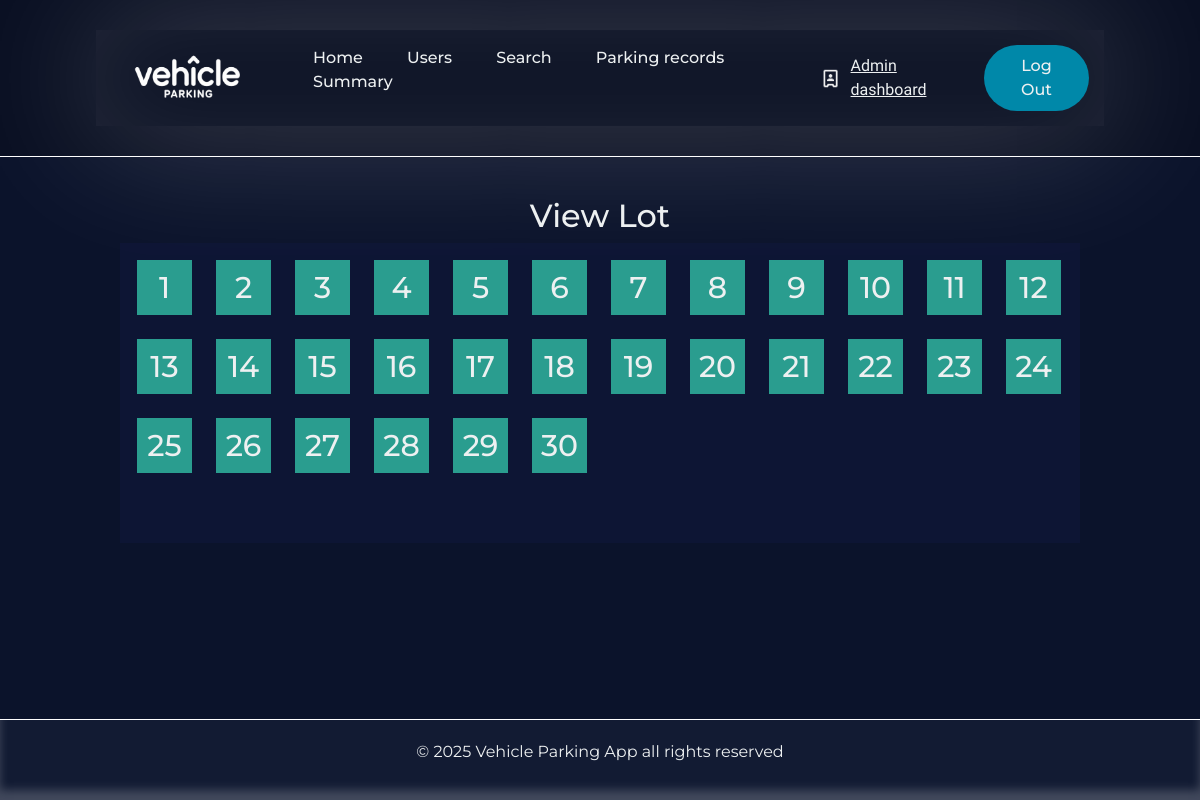
Screenshot of /view-parking-lot/1 with the database file from the repository.
### Application/models.py (models this page shows)
class Parkingspots(db.Model):
    __tablename__='parking_spots'
    id=db.Column(db.Integer,primary_key=True)
    lot_id=db.Column(db.Integer,db.ForeignKey('parking_lot.id'),nullable=False)
    spot_number=db.Column(db.Integer,nullable=False)
    status=db.Column(db.String(20),default='Available',nullable=False) # A= Available,O=Occupied
    record=db.relationship('Parkingrecords',backref='spot',lazy=True)

### Application/controllers.py (the view)
@app.route('/view-parking-lot/<int:lot_id>',methods=['GET','POST'])
def view_lot(lot_id):
    parking_spots=Parkingspots.query.filter_by(lot_id=lot_id).all()
    return render_template('view_parkinglot.html',parking_spots=parking_spots)

### templates/view_parkinglot.html (shortened to what this page needs)
{% extends 'admin_base.html' %}
{% block content %}
<div class="view-container">
            <div class="view-lot-heading">
                <h2> View Lot </h2>
            </div>
            <div class="view-parking-lot">
            {% for spots in parking_spots %}
                {% if spots.status=='A' %}
                    <a href="/view-parking-spot/Available/{{spots.id}}">
                        <div class="parking-spots-available">
                            {{spots.spot_number}}
                        </div>
                    </a>
                {% else %}
                    <a href="/view-parking-spot/Occupied/{{spots.id}}">
                        <div class="parking-spots-occupied">
                            {{spots.spot_number}}
                        </div>
                    </a>
                {% endif %}
            {% endfor %}
            </div>
</div>
{% endblock %}

### static/style.css (style rules this page uses)
* { box-sizing: border-box; margin: 0; padding: 0; font-family: "Montserrat",sans-serif; }
html,body { height: 100%; background-color: #0b132b; color: #edf0f1; }
li,a,button { font-weight: 500; font-size: 16px; color: inherit; text-decoration: none; }
.view-container { height: auto; display: flex; flex-direction: column; align-items: center; min-height: 300px; margin-top: 20px; }
.view-parking-lot { background-color: rgba(16, 24, 63, 0.445); min-width: 50%; height: auto; display: flex; min-height: 300px; flex-wrap: wrap; gap: 10px; align-content: flex-start; padding: 10px; max-width: 1200px; }
.parking-spots-available { height: 55px; width: 55px; background-color: #2a9d8f ; margin: 7px; display: flex; justify-content: center; align-items: center; font-size: 30px; }

### rows the page displays
Parkingspots: spot_number "1"
Parkingspots: spot_number "2"
Parkingspots: spot_number "3"
Parkingspots: spot_number "4"
Parkingspots: spot_number "5"
Parkingspots: spot_number "6"
Parkingspots: spot_number "7"
Parkingspots: spot_number "8"
Parkingspots: spot_number "9"
Parkingspots: spot_number "10"
Parkingspots: spot_number "11"
Parkingspots: spot_number "12"
Parkingspots: spot_number "13"
Parkingspots: spot_number "14"
Parkingspots: spot_number "15"
Parkingspots: spot_number "16"
Parkingspots: spot_number "17"
Parkingspots: spot_number "18"
Parkingspots: spot_number "19"
Parkingspots: spot_number "20"
Parkingspots: spot_number "21"
Parkingspots: spot_number "22"
Parkingspots: spot_number "23"
Parkingspots: spot_number "24"
Parkingspots: spot_number "25"
Parkingspots: spot_number "26"
Parkingspots: spot_number "27"
Parkingspots: spot_number "28"
Parkingspots: spot_number "29"
Parkingspots: spot_number "30"
